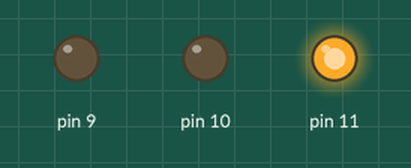
Recording of a sketch running on a simulated Arduino Uno, built with avr-gcc and run on an emulated ATmega328P. Shown: output pins drawn as LEDs (lit = HIGH).

Above: at 0.1 s.
Timing chart, 0 to 1.6 s (numbered marks = the images above):
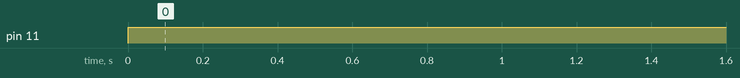

The sketch:

Servo_Motor.ino
```cpp
// C++ code
//
void setup()
{
  pinMode(11, OUTPUT);
  pinMode(9, OUTPUT);
  pinMode(10, OUTPUT);
}

void loop()
{
  analogWrite(11, 255);
  analogWrite(9, 0);
  analogWrite(10, 0);
  delay(10); // Delay a little bit to improve simulation performance
}
```

Measured:
- by itself, pin 11: LOW → HIGH at 0.00 s
